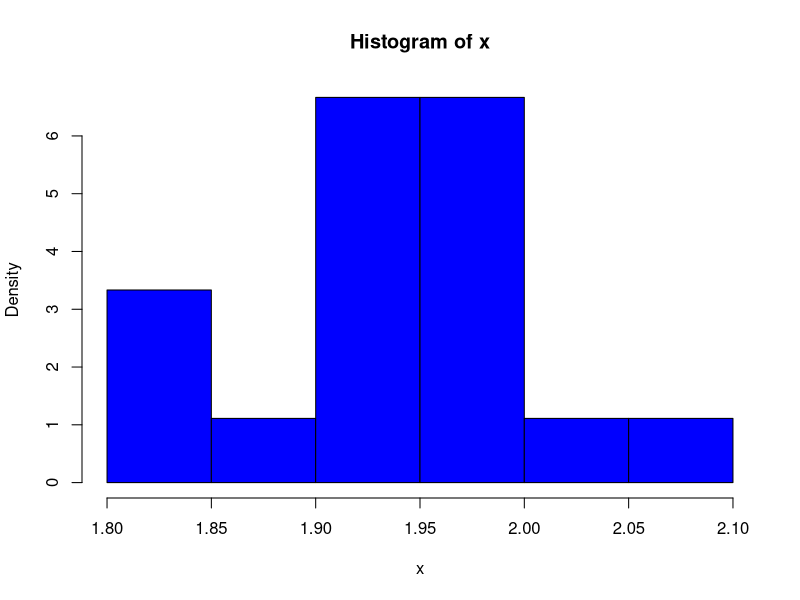
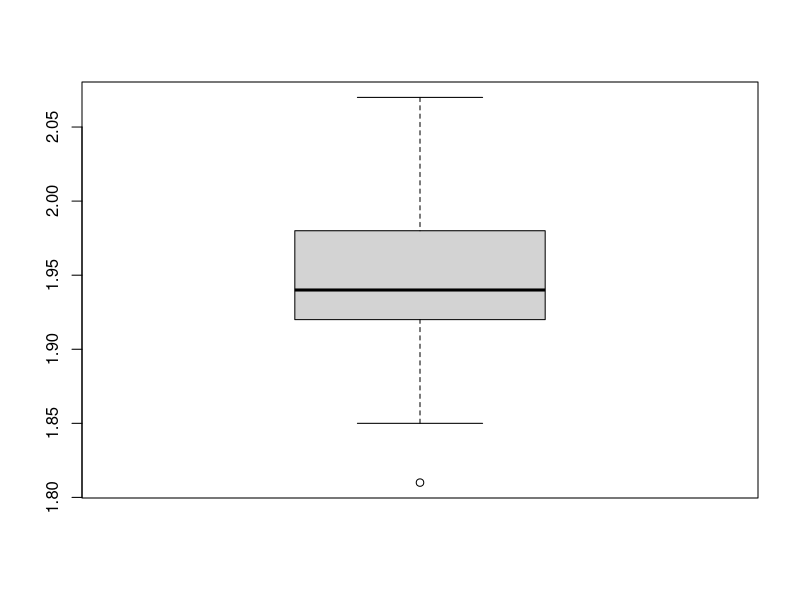

These figures' R source, in order:
x=c(1.81,1.97,1.93,1.97,1.85,1.99,1.95,1.93,1.85,1.87,1.98,1.93,1.96,2.02,2.07,1.92,1.99,1.93)
n=length(x)
n

media=mean(x)
std=sd(x)
media
std


hist(x,freq=FALSE,col="blue")


tmin=qt(0.005,n-1)
tmax=qt(0.995,n-1)


tmin
tmax

media+tmin*std/sqrt(n)
media+tmax*std/sqrt(n)


(n-1)*var(x)/qchisq(0.005,n-1)
(n-1)*var(x)/qchisq(0.995,n-1)

boxplot(x)


